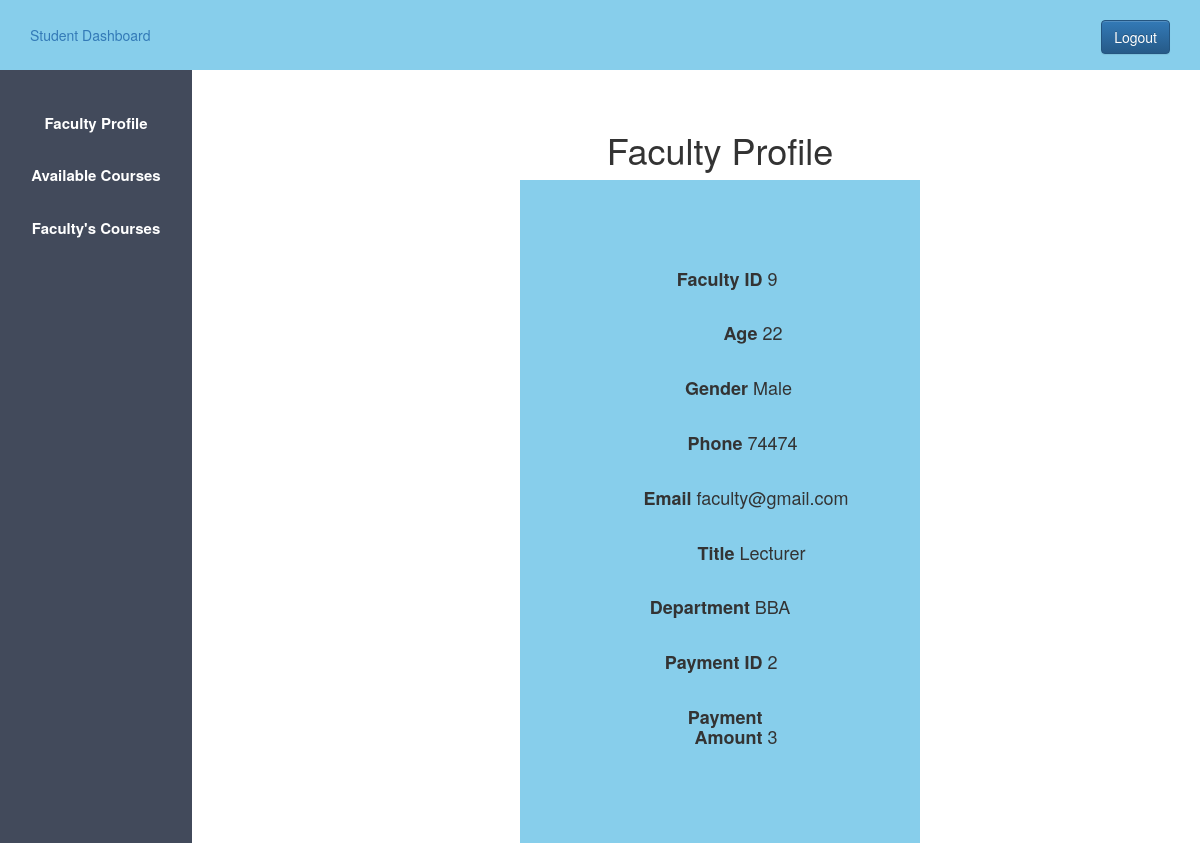
/faculty_profile.php (signed in), run on the app's committed database.
### tables this page shows
CREATE TABLE `faculty` (
  `f_id` int(11) NOT NULL,
  `f_name` varchar(100) DEFAULT NULL,
  `f_age` int(11) DEFAULT NULL,
  `f_gender` varchar(50) DEFAULT NULL,
  `f_phone` int(30) DEFAULT NULL,
  `f_email` varchar(50) DEFAULT NULL,
  `f_title` varchar(100) DEFAULT NULL,
  `f_dept` varchar(50) DEFAULT NULL,
  `pay_id` int(11) NOT NULL,
  `f_amount` int(11) NOT NULL
);

### src/faculty_profile.php (the view, shortened to what this page needs)
<?php
$host="localhost";
$user="root";
$password="";
$db="370project";
$data=mysqli_connect($host,$user,$password,$db);
$name = $_SESSION['username'];
$sql = "SELECT * FROM faculty WHERE f_name='$name' ";
$result = mysqli_query($data,$sql);
$info=mysqli_fetch_assoc($result);
?>
<!DOCTYPE html>
<html>
<head>
<?php
include "admin_css.php"
?>
</head>
<body>
	<?php
    include "faculty_sidebar.php"
    ?>
    <div class="content">
        <center>
		<h1>Faculty Profile</h1>
		<div class="div_deg">
            <form action="#" method="POST">
                <div>
                    <h4><label>Faculty ID</label>
                    <?php echo "{$info['f_id']}"; ?></h4>
                </div>
                <div>
                    <h4><label>Age</label>
                    <?php echo "{$info['f_age']}"; ?></h4>
                </div>
                <div>
                    <h4><label>Gender</label>
                    <?php echo "{$info['f_gender']}"; ?></h4>
                </div>
                <div>
                    <h4><label>Phone</label>
                    <?php echo "{$info['f_phone']}"; ?></h4>
                </div>
                <div>
                    <h4><label>Email</label>
                    <?php echo "{$info['f_email']}"; ?></h4>
                </div>
                <div>
                    <h4><label>Title</label>
                    <?php echo "{$info['f_title']}"; ?></h4>
                </div>
                <div>
                    <h4><label>Department</label>
                    <?php echo "{$info['f_dept']}"; ?></h4>
                </div>
                <div>
                    <h4><label>Payment ID</label>
                    <?php echo "{$info['pay_id']}"; ?></h4>
                </div>
                <div>
                    <h4><label>Payment Amount</label>
                    <?php echo "{$info['f_amount']}"; ?></h4>
                </div>
            </form>
        </div>
        </center>
	</div>
</body>
</html>

### src/admin.css (style rules this page uses)
* { margin: 0px; padding: 0px; }
.content { margin-left: 20%; margin-top: 5%; }

### src/faculty_profile.php (style rules this page uses)
label { display: inline-block; text-align: right; width: 100px; padding-top: 10px; padding-bottom: 10px; }
.div_deg { background-color: skyblue; width: 400px; padding-top: 70px; padding-bottom: 70px; }

### data on the page
faculty: f_id "9", f_age "22", f_gender "Male", f_phone "74474", f_email "faculty@gmail.com", f_title "Lecturer", f_dept "BBA", pay "2", f_amount "3"
